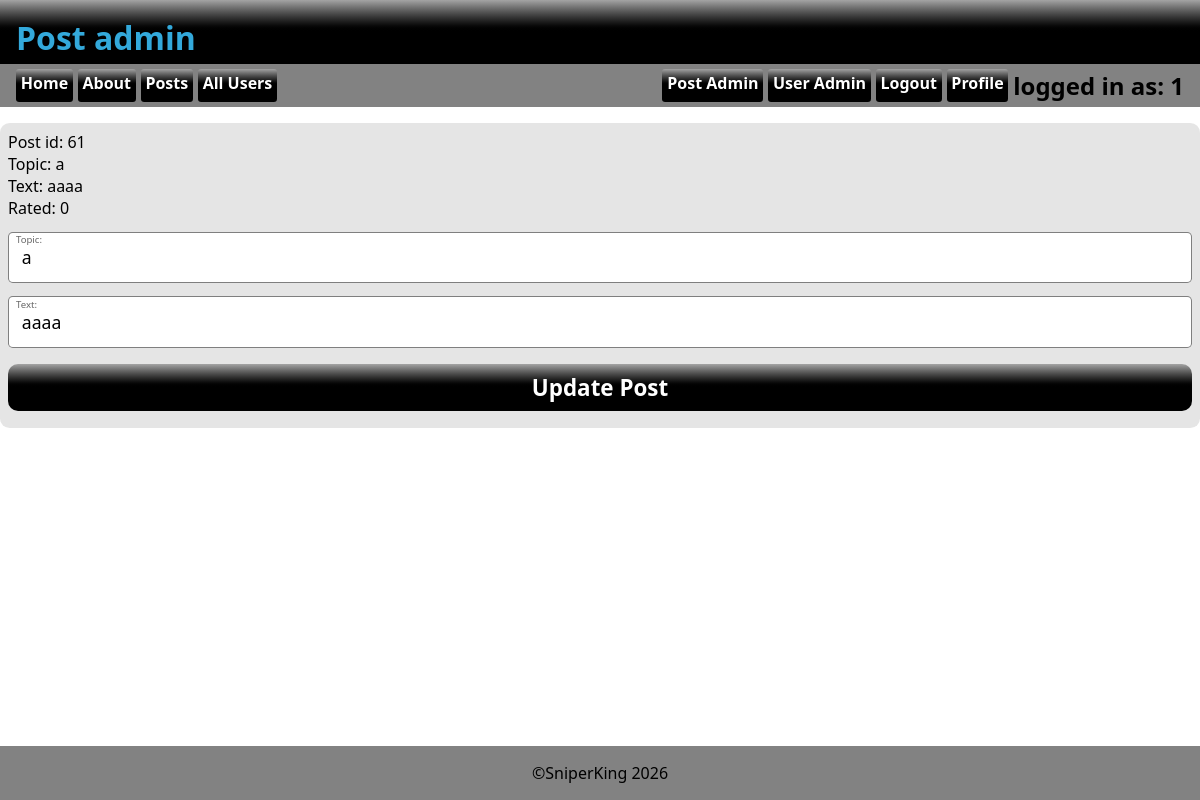
The app's page /postadmin.php?edit=61 (signed in), older data.
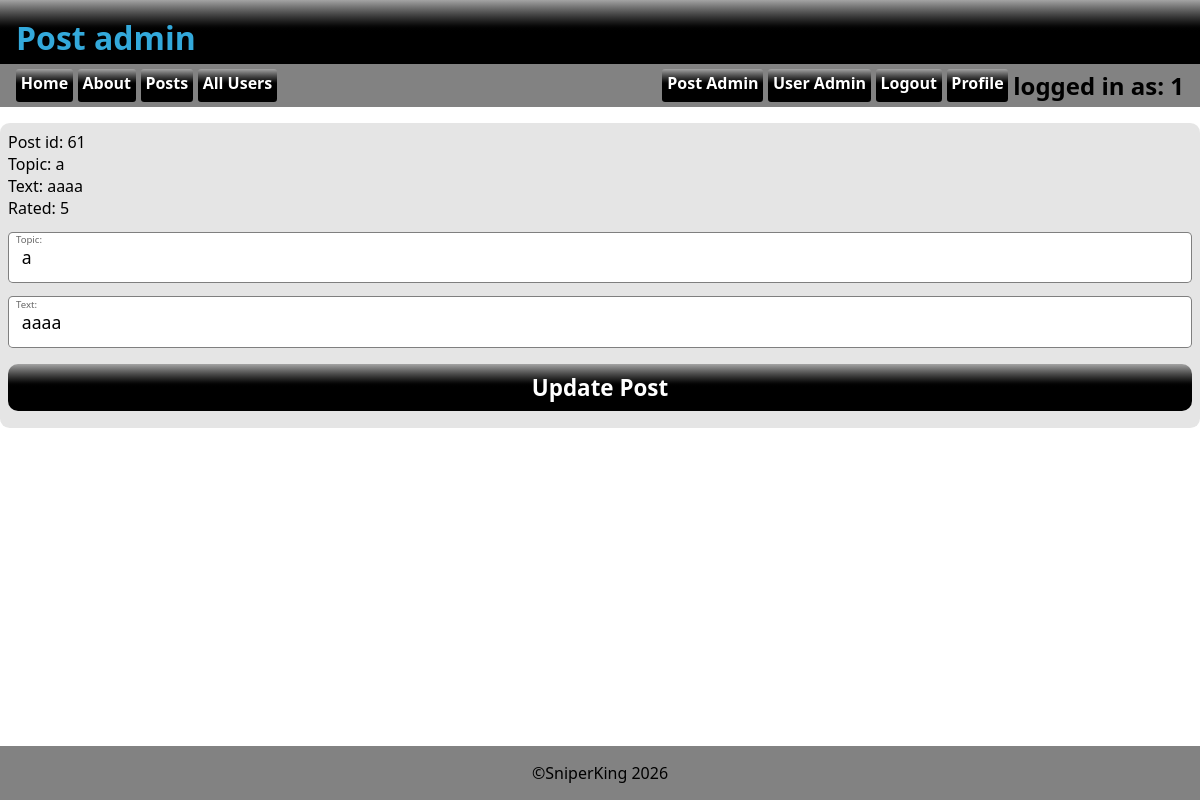
The same page, newer data.
### tables this page shows
CREATE TABLE `tbl_posts` (
  `id` int(11) NOT NULL,
  `created` timestamp NOT NULL DEFAULT current_timestamp(),
  `parentid` int(11) NOT NULL,
  `parenttype` varchar(255) NOT NULL,
  `rating` int(11) NOT NULL,
  `text` text NOT NULL,
  `topic` varchar(255) NOT NULL,
  `userid` int(11) NOT NULL,
  `postimageid` int(11) DEFAULT NULL
);

### postadmin.php (the view, shortened to what this page needs)
<!DOCTYPE html>
<html lang="en">
<head>
    <link rel="stylesheet" href="style.css">
</head>
<body>
    <header>
        <h1>Post admin</h1>
    </header>
    <?php require_once("_nav.php"); ?>
    <main>
        <?php  if(isset($_GET['edit'])): ?>
            <?php
                $id=intval($_GET['edit']);
                $sql="SELECT * FROM tbl_posts WHERE id=$id";
                $result=mysqli_query($conn, $sql);
                $row=mysqli_fetch_assoc($result);
                $parid=$row['parentid'];
            ?>
        <form action="postadmin.php" method="POST">
            <div class="user_data"> Post id: <?=$id?>
            <?php if($parid==0){?>
            <br> Topic: <?=$row['topic']?>
            <?php } ?>
            <br> Text: <?=$row['text']?><br> Rated: <?= $row['rating']?></div>
            <?php if($parid==0){?>
            <label for="topic">Topic:</label>
            <input type="text" name="topic" id="topic" value="<?=$row['topic']?>">
            <?php } ?>
            <label for="text">Text:</label>
            <input type="text" name="text" id="text" value="<?=$row['text']?>">
            <input type="submit" name="btn_edit" value="Update Post" class="registrbttn">
        </form>
            <?php endif; ?>
    </main>
    <?php require_once("_footer.php"); ?>
</body>
</html>

Row changes from the older to the newer data that the page shows:
changed tbl_posts "aaaa": rating "0" → "5"
